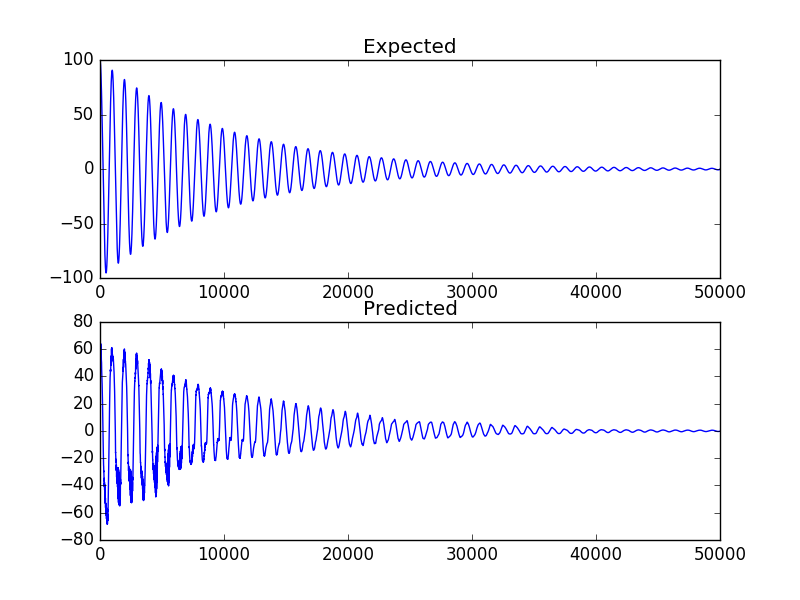

Here is the Python script that generated this plot:
'''Example script showing how to use stateful RNNs
to model long sequences efficiently.
'''
from __future__ import print_function
import numpy as np
import matplotlib.pyplot as plt
from keras.models import Sequential
from keras.layers import Dense, LSTM

# since we are using stateful rnn tsteps can be set to 1
tsteps = 1
batch_size = 25
epochs = 25
# number of elements ahead that are used to make the prediction
lahead = 1


def gen_cosine_amp(amp=100, period=25, x0=0, xn=50000, step=1, k=0.0001):
    """Generates an absolute cosine time series with the amplitude
    exponentially decreasing

    Arguments:
        amp: amplitude of the cosine function
        period: period of the cosine function
        x0: initial x of the time series
        xn: final x of the time series
        step: step of the time series discretization
        k: exponential rate
    """
    cos = np.zeros(((xn - x0) * step, 1, 1))
    for i in range(len(cos)):
        idx = x0 + i * step
        cos[i, 0, 0] = amp * np.cos(idx / (2 * np.pi * period))
        cos[i, 0, 0] = cos[i, 0, 0] * np.exp(-k * idx)
    return cos


print('Generating Data')
cos = gen_cosine_amp()
print('Input shape:', cos.shape)

expected_output = np.zeros((len(cos), 1))
for i in range(len(cos) - lahead):
    expected_output[i, 0] = np.mean(cos[i + 1:i + lahead + 1])

print('Output shape')
print(expected_output.shape)

print('Creating Model')
model = Sequential()
model.add(LSTM(50,
               batch_input_shape=(batch_size, tsteps, 1),
               return_sequences=True,
               stateful=True))
model.add(LSTM(50,
               batch_input_shape=(batch_size, tsteps, 1),
               return_sequences=False,
               stateful=True))
model.add(Dense(1))
model.compile(loss='mse', optimizer='rmsprop')

print('Training')
for i in range(epochs):
    print('Epoch', i, '/', epochs)
    model.fit(cos,
              expected_output,
              batch_size=batch_size,
              verbose=1,
              nb_epoch=1,
              shuffle=False)
    model.reset_states()

print('Predicting')
predicted_output = model.predict(cos, batch_size=batch_size)

print('Plotting Results')
plt.subplot(2, 1, 1)
plt.plot(expected_output)
plt.title('Expected')
plt.subplot(2, 1, 2)
plt.plot(predicted_output)
plt.title('Predicted')
plt.show()
